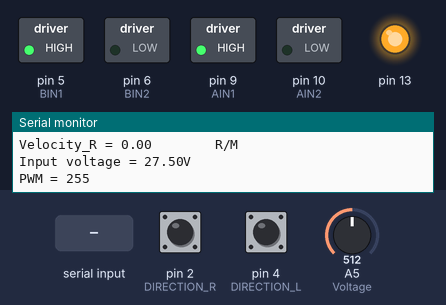
Simulated run of this sketch. Board: Arduino Uno, built with avr-gcc and run on an emulated ATmega328P. Shown: switched loads named in the sketch (green lamp = pin HIGH), output pins drawn as LEDs (lit = HIGH), the last lines printed to the serial monitor. Inputs (shaded band) come from the test bench; at power-on: pin 2 (DIRECTION_R) HIGH, pin 4 (DIRECTION_L) HIGH, A5 (Voltage) = 512.

Above: at 1.2 s.
1.3 s: "90,45\n" received over Serial
At 3.4 s:
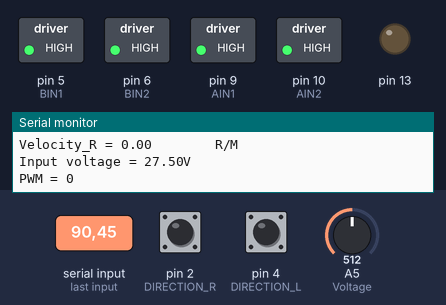
4.4 s: "30,150\n" received over Serial
At 5.0 s:
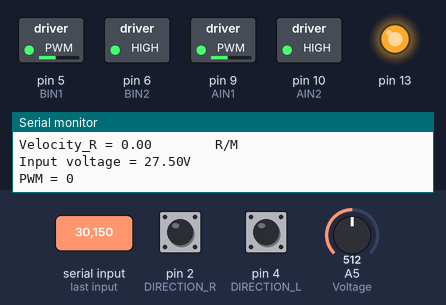
7.5 s: "99\n" received over Serial
At 8.3 s:
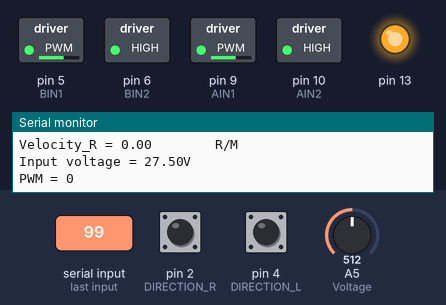
10.0 s: "90\n" received over Serial
At 12.2 s:
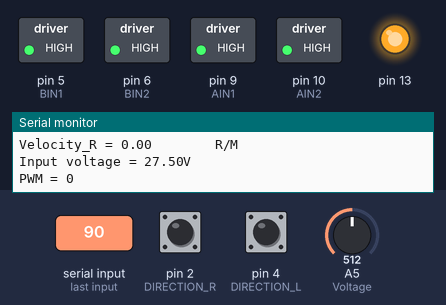
12.5 s: "200\n" received over Serial
At 13.3 s:
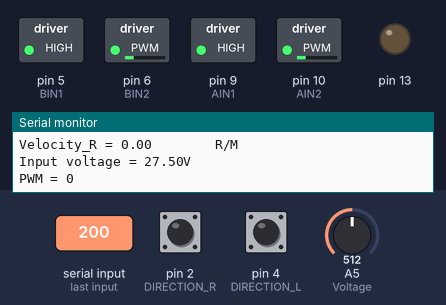
15.0 s: "30,150\n" received over Serial
At 17.3 s:
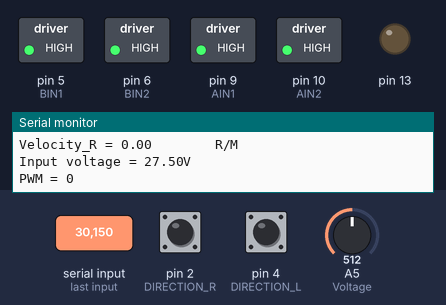
Timing chart, 0 to 18.5 s (numbered marks = the images above; inputs shaded):
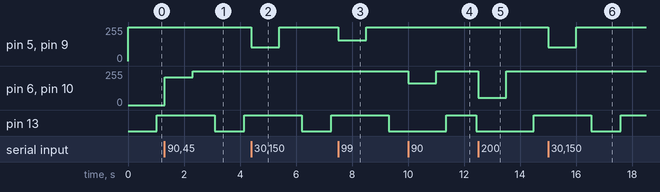

The sketch:

AT8236MotorControlDemo.ino
```cpp
#include "PinChangeInt.h"    //External interrupt

/////////////////////////// Wiring method of this routine///////////////////////////
//  ArduinoUNOpin ------ AT8236module
//        Pin5        ---        BIN1
//        Pin6        ---        BIN2
//        Pin9        ---        AIN1
//        Pin10       ---        AIN2
//        PinA5       ---        ADC
//        Pin8        ---        E1A
//        Pin4        ---        E1B
//        Pin7        ---        E2A
//        Pin2        ---        E2B
//         GND        ---        GND

/////////PWM Output pin////////
#define BIN1 5
#define BIN2 6
#define AIN1 9
#define AIN2 10
#define Voltage A5 //Analog pin reading power supply voltage

/////////Encoder pin////////
#define ENCODER_L 8  //Encoder acquisition pins: 2 for each channel, 4 in total
#define DIRECTION_L 4
#define ENCODER_R 7
#define DIRECTION_R 2

double V; //Store voltage variable
unsigned long TimeA=0;
unsigned long EncoderTime=0;
bool EncoderFlag=1;
bool Mode=0;
unsigned char LED_Count;
volatile long Velocity_L, Velocity_R ;   //Left and right wheel encoder data
float Velocity_Left, Velocity_Right = 0;   //Left and right wheel speed
int delayShow=0;
unsigned long TimeB=0;
bool MotorFlag=1;
bool TimeFlag=1;

//The default PWM value can be set directly through the serial port for different speeds
int putPWM = 255;

void setup() {
  // put your setup code here, to run once:
  //PWMpin
  pinMode(AIN1, OUTPUT);
  pinMode(AIN2, OUTPUT);
  pinMode(BIN1, OUTPUT);
  pinMode(BIN2, OUTPUT);

  //LEDpin
  pinMode(13, OUTPUT);

  //Analog input pin
  pinMode(Voltage,INPUT); //Initialize as input

  //Encoder pin
  pinMode(ENCODER_L, INPUT);
  pinMode(DIRECTION_L, INPUT);
  pinMode(ENCODER_R, INPUT);
  pinMode(DIRECTION_R, INPUT);

  attachInterrupt(0, READ_ENCODER_R, CHANGE);           //Enable external interrupt encoder interface 1
  attachPinChangeInterrupt(4, READ_ENCODER_L, CHANGE);  //Enable external interrupt encoder interface 2

  //The PWM pin is set to zero to ensure that the motor does not rotate randomly. The parameter range is 0~255255, which is the full amplitude duty cycle
  analogWrite(AIN1, 0);
  analogWrite(AIN2, 0);
  analogWrite(BIN1, 0);
  analogWrite(BIN2, 0);

 //Initialize serial port for outputting battery voltage
  Serial.begin(9600);

}

//Set the PWM value of motor A, the range is - 255~255, where 0~255 corresponds to the duty ratio of 0~100, and a negative number means the motor is reversed
void Set_PWMA(int pwm)
{
  if(pwm>0)
  {
    analogWrite(AIN1, 255);
    analogWrite(AIN2, 255-pwm);
  }
  else
  {
    analogWrite(AIN2, 255);
    analogWrite(AIN1, 255+pwm);
  }
}

//Set the PWM value of motor B, the range is - 255~255, where 0~255 corresponds to duty cycle 0~100, and a negative number indicates the motor is in reverse direction
void Set_PWMB(int pwm)
{
  if(pwm>0)
  {
    analogWrite(BIN1, 255);
    analogWrite(BIN2, 255-pwm);
  }
  else
  {
    analogWrite(BIN2, 255);
    analogWrite(BIN1, 255+pwm);
  }
}

/*****Function function: external interrupt reads encoder data and has double frequency function. Note that external interrupt is triggered by jump edge********/
void READ_ENCODER_L() {
  if (digitalRead(ENCODER_L) == LOW) {     //If it is the interruption triggered by the falling edge
    if (digitalRead(DIRECTION_L) == LOW)      Velocity_L--;  //Determine direction according to another phase level
    else      Velocity_L++;
  }
  else {     //If it is an interruption triggered by the rising edge
    if (digitalRead(DIRECTION_L) == LOW)      Velocity_L++; //Determine direction according to another phase level
    else     Velocity_L--;
  }
}
/*****Function function: external interrupt reads encoder data and has double frequency function. Note that external interrupt is triggered by jump edge********/
void READ_ENCODER_R() {
  if (digitalRead(ENCODER_R) == LOW) { //If it is the interruption triggered by the falling edge
    if (digitalRead(DIRECTION_R) == LOW)      Velocity_R++;//Determine direction according to another phase level
    else      Velocity_R--;
  }
  else {   //If it is an interruption triggered by the rising edge
    if (digitalRead(DIRECTION_R) == LOW)      Velocity_R--; //Determine direction according to another phase level
    else     Velocity_R++;
  }
}

void loop() {

  // put your main code here, to run repeatedly:
  TimeA = millis(); //Get boot time

  //Record timestamp
  if(EncoderFlag) EncoderFlag=0,EncoderTime = TimeA;
  if(TimeFlag) TimeFlag=0,TimeB = TimeA;

  //Serial port changes PWM value to change motor speed
  if(Serial.available())
  {
    int getInt = Serial.parseInt(); //Resolve the integer in the serial port data
    if(getInt>255) getInt=255;
    if(getInt<-255) getInt=-255;
    putPWM = getInt;
  }

  //Change the rotation direction of the motor once every 4 seconds
  if(TimeA-TimeB>3999) TimeFlag=1,MotorFlag=!MotorFlag;
  if(MotorFlag)Set_PWMA(putPWM),Set_PWMB(putPWM);
  else Set_PWMA(-putPWM),Set_PWMB(-putPWM);


  //LED flashes for 1 second
  if(LED_Count==99) LED_Count=0,Mode=!Mode, digitalWrite(13,Mode);

  //Read encoder data once in 10ms
  if(TimeA-EncoderTime>9)
  {
   EncoderFlag=1;
   Velocity_Left = Velocity_L;    Velocity_L = 0;  //Read the data of the left wheel encoder and clear it to zero. This is the speed obtained by measuring the speed (number of pulses per unit time) with M method.
   Velocity_Right = Velocity_R;    Velocity_R = 0; //Read the right wheel encoder data and clear it

   Velocity_Left = (Velocity_Left/780.0f)*100*60;
   Velocity_Right = (Velocity_Right/780.0f)*100*60;

   delayShow++;
   LED_Count++;

   //Display data once in 50ms
   if(delayShow==50)
   {
     delayShow=0;
     Serial.print("Velocity_L = ");
     Serial.print(Velocity_Left);
     Serial.println("        R/M");

     Serial.print("Velocity_R = ");
     Serial.print(Velocity_Right);
     Serial.println("        R/M");

     V=analogRead(Voltage); //Read analog quantity of analog pin A0
     Serial.print("Input voltage = ");
     Serial.print(V*0.05371);  //Convert analog quantity and output through serial port
     Serial.println("V");

     Serial.print("PWM = ");
     Serial.println(putPWM);

     Serial.println("");
     Serial.println("");
   }
  }
}
```

Measured:
- after the input at 1.3 s, pin 5 (BIN1), pin 9 (AIN1): stays 255/255 (without the input it goes to 0/255 after 2.7 s); pin 6 (BIN2), pin 10 (AIN2): 0/255 → 210/255 at once, → 255/255 1.0 s later
- after the input at 4.4 s, pin 5 (BIN1), pin 9 (AIN1): 255/255 → 105/255 at once, → 255/255 1.0 s later
- after the input at 7.5 s, pin 5 (BIN1), pin 9 (AIN1): 255/255 → 156/255 at once, → 255/255 1.0 s later
- after the input at 10.0 s, pin 6 (BIN2), pin 10 (AIN2): 255/255 → 165/255 at once, → 255/255 1.0 s later
- after the input at 12.5 s, pin 6 (BIN2), pin 10 (AIN2): 255/255 → 55/255 at once, → 255/255 1.0 s later
- after the input at 15.0 s, pin 5 (BIN1), pin 9 (AIN1): 255/255 → 105/255 at once, → 255/255 1.0 s later
